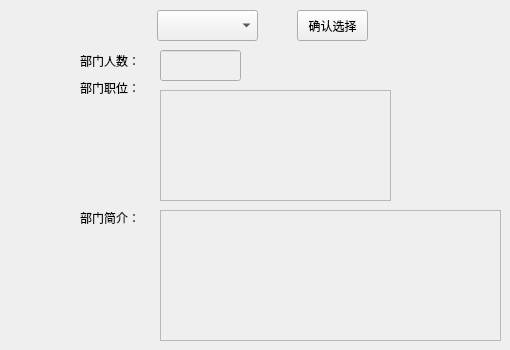
    <widget class="QWidget" name="page_12">
     <widget class="QPushButton" name="pushButton_17">
      <property name="geometry">
       <rect>
        <x>297</x>
        <y>10</y>
        <width>71</width>
        <height>31</height>
       </rect>
      </property>
      <property name="text">
       <string>确认选择</string>
      </property>
     </widget>
     <widget class="QTextEdit" name="textEdit">
      <property name="enabled">
       <bool>false</bool>
      </property>
      <property name="geometry">
       <rect>
        <x>160</x>
        <y>90</y>
        <width>231</width>
        <height>111</height>
       </rect>
      </property>
      <property name="html">
       <string>&lt;!DOCTYPE HTML PUBLIC &quot;-//W3C//DTD HTML 4.0//EN&quot; &quot;http://www.w3.org/TR/REC-html40/strict.dtd&quot;&gt;
&lt;html&gt;&lt;head&gt;&lt;meta name=&quot;qrichtext&quot; content=&quot;1&quot; /&gt;&lt;style type=&quot;text/css&quot;&gt;
p, li { white-space: pre-wrap; }
&lt;/style&gt;&lt;/head&gt;&lt;body style=&quot; font-family:'SimSun'; font-size:9pt; font-weight:400; font-style:normal;&quot;&gt;
&lt;p style=&quot;-qt-paragraph-type:empty; margin-top:0px; margin-bottom:0px; margin-left:0px; margin-right:0px; -qt-block-indent:0; text-indent:0px;&quot;&gt;&lt;br /&gt;&lt;/p&gt;&lt;/body&gt;&lt;/html&gt;</string>
      </property>
     </widget>
     <widget class="QTextEdit" name="textEdit_2">
      <property name="enabled">
       <bool>false</bool>
      </property>
      <property name="geometry">
       <rect>
        <x>160</x>
        <y>210</y>
        <width>341</width>
        <height>131</height>
       </rect>
      </property>
     </widget>
     <widget class="QComboBox" name="comboBox_11">
      <property name="geometry">
       <rect>
        <x>157</x>
        <y>10</y>
        <width>101</width>
        <height>31</height>
       </rect>
      </property>
     </widget>
     <widget class="QLabel" name="label_39">
      <property name="geometry">
       <rect>
        <x>80</x>
        <y>80</y>
        <width>61</width>
        <height>16</height>
       </rect>
      </property>
      <property name="text">
       <string>部门职位：</string>
      </property>
     </widget>
     <widget class="QLabel" name="label_40">
      <property name="geometry">
       <rect>
        <x>80</x>
        <y>210</y>
        <width>61</width>
        <height>16</height>
       </rect>
      </property>
      <property name="text">
       <string>部门简介：</string>
      </property>
     </widget>
     <widget class="QLabel" name="label_4">
      <property name="geometry">
       <rect>
        <x>80</x>
        <y>50</y>
        <width>61</width>
        <height>21</height>
       </rect>
      </property>
      <property name="text">
       <string>部门人数：</string>
      </property>
     </widget>
     <widget class="QLineEdit" name="lineEdit_12">
      <property name="enabled">
       <bool>false</bool>
      </property>
      <property name="geometry">
       <rect>
        <x>160</x>
        <y>50</y>
        <width>81</width>
        <height>31</height>
       </rect>
      </property>
     </widget>
    </widget>
